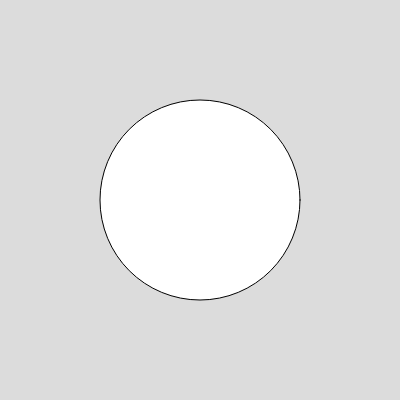
Frame 1 (no input)
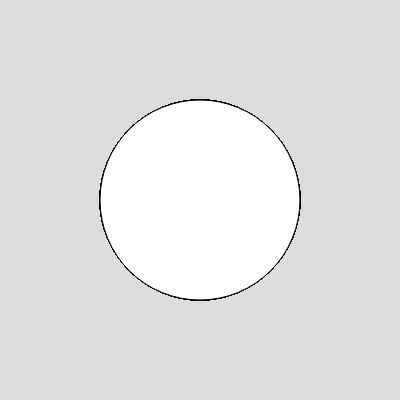
Frame 60 (no input)
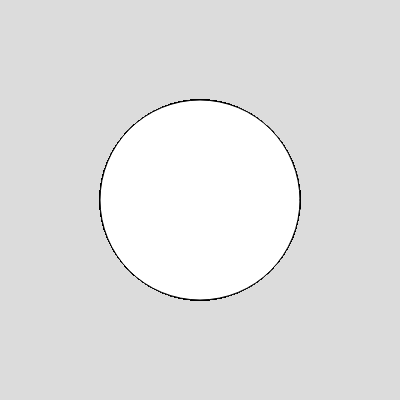
Frame 120 (the mouse pressed at the canvas centre since frame 60)

The p5.js sketch that drew these frames (run headless with seeded random() and noise() and a simulated clock; from frame 60 on, the mouse is pressed at the canvas centre):

// p5.js sketch
// ── sketch.js

function setup() {
  createCanvas(400, 400);
  background(220);

}

function draw() {
  // Here, x is defined locally, so it is accessible within the draw block  
let x = 200;
  circle(x, 200, 200);
}
